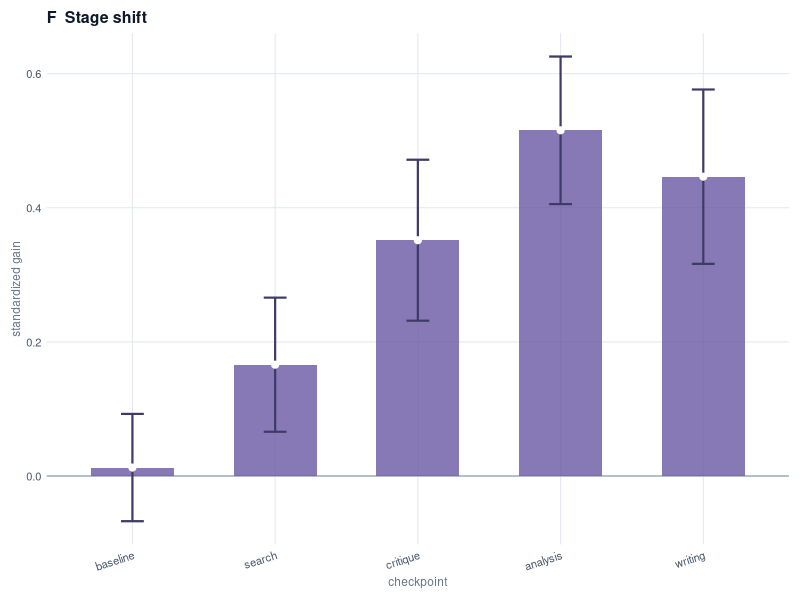
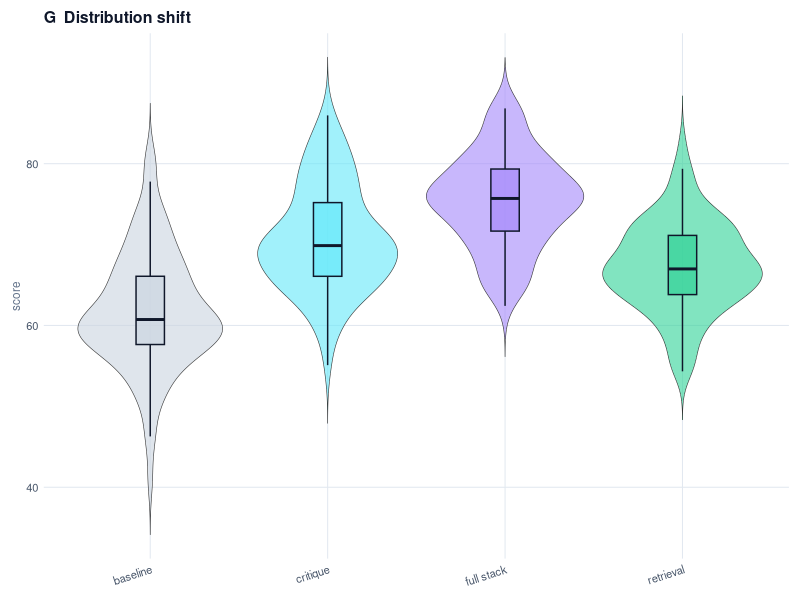
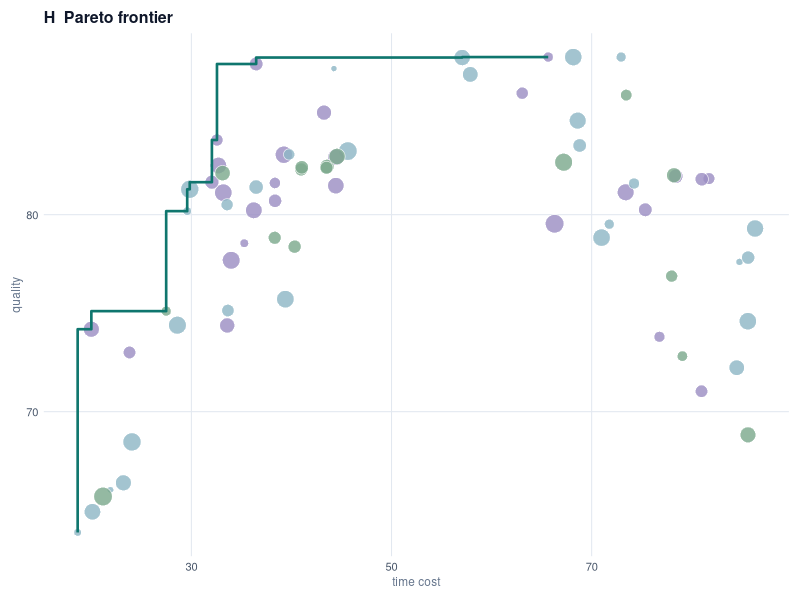
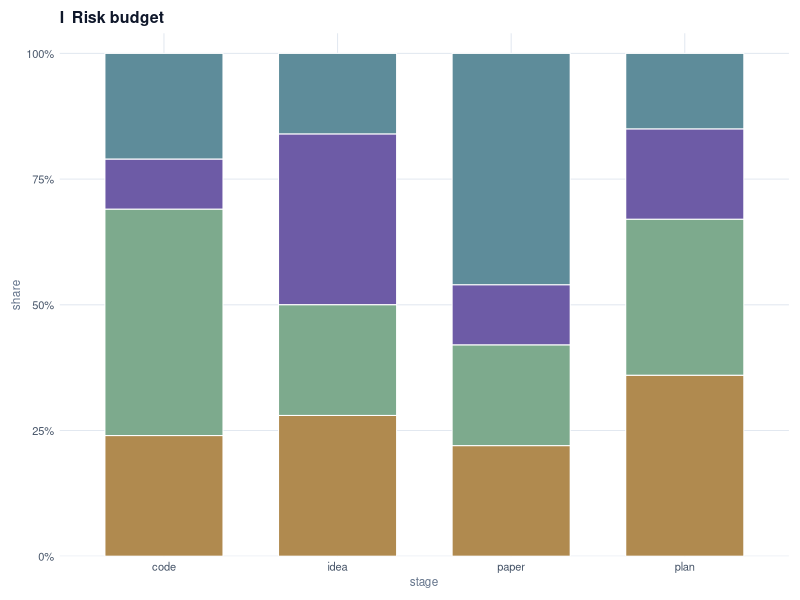

These charts were generated, in order, by the following R code:
args <- commandArgs(trailingOnly = FALSE)
file_arg <- args[grep("^--file=", args)]
script_path <- if (length(file_arg)) sub("^--file=", "", file_arg[[1]]) else "scripts/r_gallery_panels.R"
root <- normalizePath(file.path(dirname(script_path), ".."), winslash = "/", mustWork = TRUE)
panel_dir <- file.path(root, "figures", "panels")
dir.create(panel_dir, recursive = TRUE, showWarnings = FALSE)

required <- c("ggplot2", "scales")
missing <- required[!vapply(required, requireNamespace, logical(1), quietly = TRUE)]
if (length(missing)) {
  stop("Missing R packages: ", paste(missing, collapse = ", "), ". Install them before rendering the R demo panels.", call. = FALSE)
}

library(ggplot2)
library(scales)

theme_panel <- function() {
  theme_minimal(base_size = 9) +
    theme(
      plot.title = element_text(face = "bold", size = 11.5, color = "#0F172A"),
      axis.title = element_text(size = 8.5, color = "#64748B"),
      axis.text = element_text(size = 8, color = "#475569"),
      panel.grid.minor = element_blank(),
      panel.grid.major = element_line(color = "#E2E8F0", linewidth = 0.35),
      legend.position = "none",
      plot.margin = margin(8, 8, 8, 8)
    )
}

save_panel <- function(plot, filename) {
  ggsave(file.path(panel_dir, filename), plot, width = 4.5, height = 3.35, dpi = 220, bg = "white")
}

set.seed(2001)

# F: event-study style stage shift
stage <- factor(c("baseline", "search", "critique", "analysis", "writing"), levels = c("baseline", "search", "critique", "analysis", "writing"))
estimate <- c(0.0, 0.18, 0.37, 0.51, 0.44) + rnorm(5, 0, 0.018)
half_width <- c(0.08, 0.10, 0.12, 0.11, 0.13)
df_f <- data.frame(stage, estimate, lo = estimate - half_width, hi = estimate + half_width)
p_f <- ggplot(df_f, aes(stage, estimate)) +
  geom_hline(yintercept = 0, color = "#94A3B8", linewidth = 0.45) +
  geom_col(width = 0.58, fill = "#6D5BA6", alpha = 0.82) +
  geom_errorbar(aes(ymin = lo, ymax = hi), width = 0.16, linewidth = 0.75, color = "#3F3B67") +
  geom_point(size = 2.1, color = "white") +
  labs(title = "F  Stage shift", x = "checkpoint", y = "standardized gain") +
  theme_panel() +
  theme(axis.text.x = element_text(angle = 18, hjust = 1))
save_panel(p_f, "panel_f_quality_trajectory.png")

# G: distribution comparison
df_g <- data.frame(
  protocol = rep(c("baseline", "retrieval", "critique", "full stack"), each = 90),
  score = c(
    rnorm(90, 61, 7),
    rnorm(90, 67, 6),
    rnorm(90, 70, 6.4),
    rnorm(90, 76, 5.8)
  )
)
p_g <- ggplot(df_g, aes(protocol, score, fill = protocol)) +
  geom_violin(trim = FALSE, alpha = 0.62, linewidth = 0.2) +
  geom_boxplot(width = 0.16, outlier.shape = NA, color = "#0F172A", alpha = 0.72) +
  scale_fill_manual(values = c("#CBD5E1", "#67E8F9", "#A78BFA", "#34D399")) +
  labs(title = "G  Distribution shift", x = NULL, y = "score") +
  theme_panel() +
  theme(axis.text.x = element_text(angle = 18, hjust = 1))
save_panel(p_g, "panel_g_distribution_shift.png")

# H: Pareto bubble frontier
n <- 72
time_cost <- runif(n, 18, 88)
quality <- 86 - 0.014 * (time_cost - 56)^2 + rnorm(n, 0, 3.6)
quality <- pmin(pmax(quality, 48), 88)
compute <- runif(n, 0.5, 3.8)
family <- sample(c("fast", "balanced", "robust"), n, replace = TRUE, prob = c(0.32, 0.42, 0.26))
df_h <- data.frame(time_cost, quality, compute, family)
frontier <- df_h[order(df_h$time_cost), ]
keep <- rep(FALSE, nrow(frontier))
best <- -Inf
for (i in seq_len(nrow(frontier))) {
  if (frontier$quality[i] > best) {
    keep[i] <- TRUE
    best <- frontier$quality[i]
  }
}
frontier <- frontier[keep, ]
p_h <- ggplot(df_h, aes(time_cost, quality)) +
  geom_point(aes(size = compute, fill = family), shape = 21, color = "white", stroke = 0.35, alpha = 0.82) +
  geom_step(data = frontier, aes(time_cost, quality), inherit.aes = FALSE, color = "#0F766E", linewidth = 0.9, direction = "vh") +
  scale_fill_manual(values = c(fast = "#8FB7C5", balanced = "#9C8FC3", robust = "#7DAA8D")) +
  scale_size_continuous(range = c(1.8, 6.0)) +
  labs(title = "H  Pareto frontier", x = "time cost", y = "quality") +
  theme_panel()
save_panel(p_h, "panel_h_tradeoff_curve.png")

# I: risk budget stack
stage <- rep(c("idea", "plan", "code", "paper"), each = 4)
risk <- rep(c("novelty", "validity", "reproducibility", "communication"), times = 4)
value <- c(0.34, 0.28, 0.22, 0.16, 0.18, 0.36, 0.31, 0.15, 0.10, 0.24, 0.45, 0.21, 0.12, 0.22, 0.20, 0.46)
df_i <- data.frame(stage, risk, value)
p_i <- ggplot(df_i, aes(stage, value, fill = risk)) +
  geom_col(width = 0.68, color = "white", linewidth = 0.35) +
  scale_y_continuous(labels = percent_format(accuracy = 1), expand = expansion(mult = c(0, 0.04))) +
  scale_fill_manual(values = c("#5E8C9A", "#6D5BA6", "#7DAA8D", "#B08A4F")) +
  labs(title = "I  Risk budget", x = "stage", y = "share") +
  theme_panel()
save_panel(p_i, "panel_i_risk_budget.png")

cat("Wrote R gallery panels to", panel_dir, "\n")
